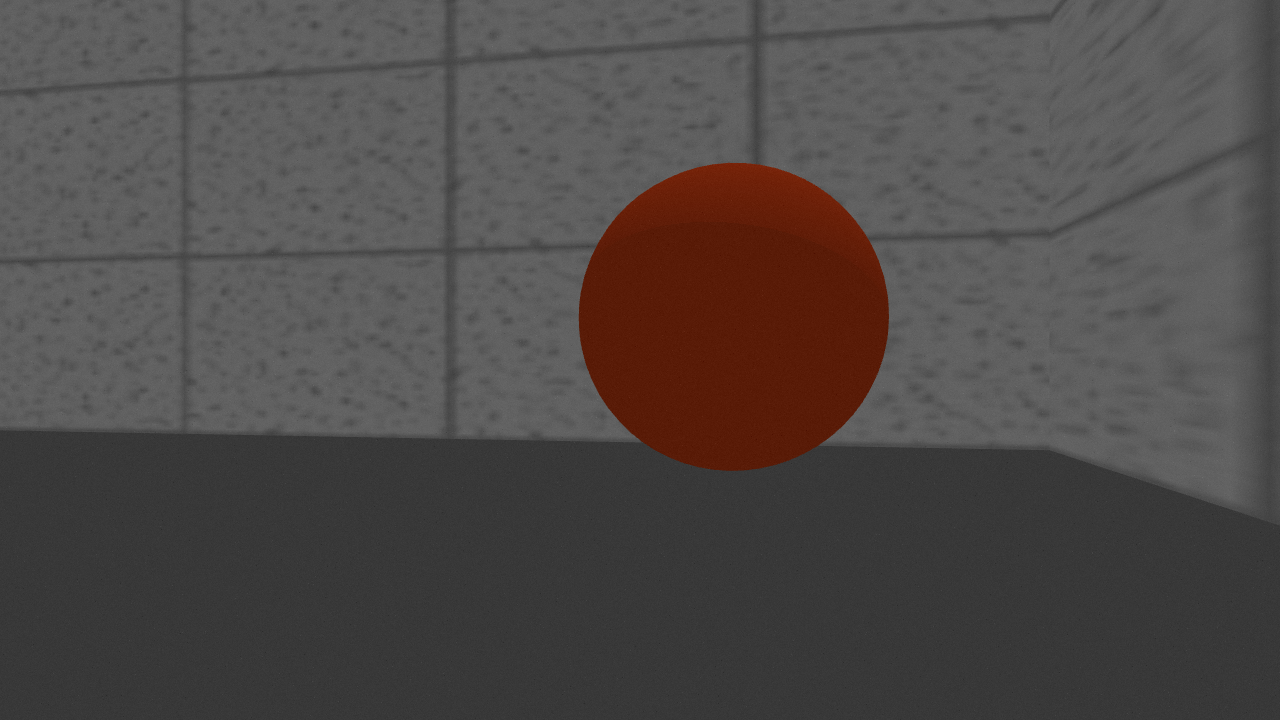
#> input picture catkin_ws/src/mbot_vision/scripts/image.png, 1280 x 720 px
$ python hsv_test.py
#> lines starting #> are read from the running program, lines starting #| are printed output that depends on the picture
#!/usr/bin/env python
# coding=utf-8
'''
Author       : Jingsheng Lyu
Date         : 2021-05-29 14:50:43
LastEditors  : Jingsheng Lyu
LastEditTime : 2021-09-25 17:47:57
FilePath     : /undefined/home/jingsheng/catkin_ws/src/mbot_vision/scripts/hsv_test.py
Github       : https://github.com/jingshenglyu
Web          : https://jingshenglyu.github.io/
E-Mail       : jingshenglyu@gmail.com
'''
# -*- coding:utf-8 -*-

import cv2

img = cv2.imread('image.png')
#> img is the input picture: shape (720, 1280, 3); mean B, G, R 72, 73.7, 78.9
gray = cv2.cvtColor(img, cv2.COLOR_BGR2GRAY)
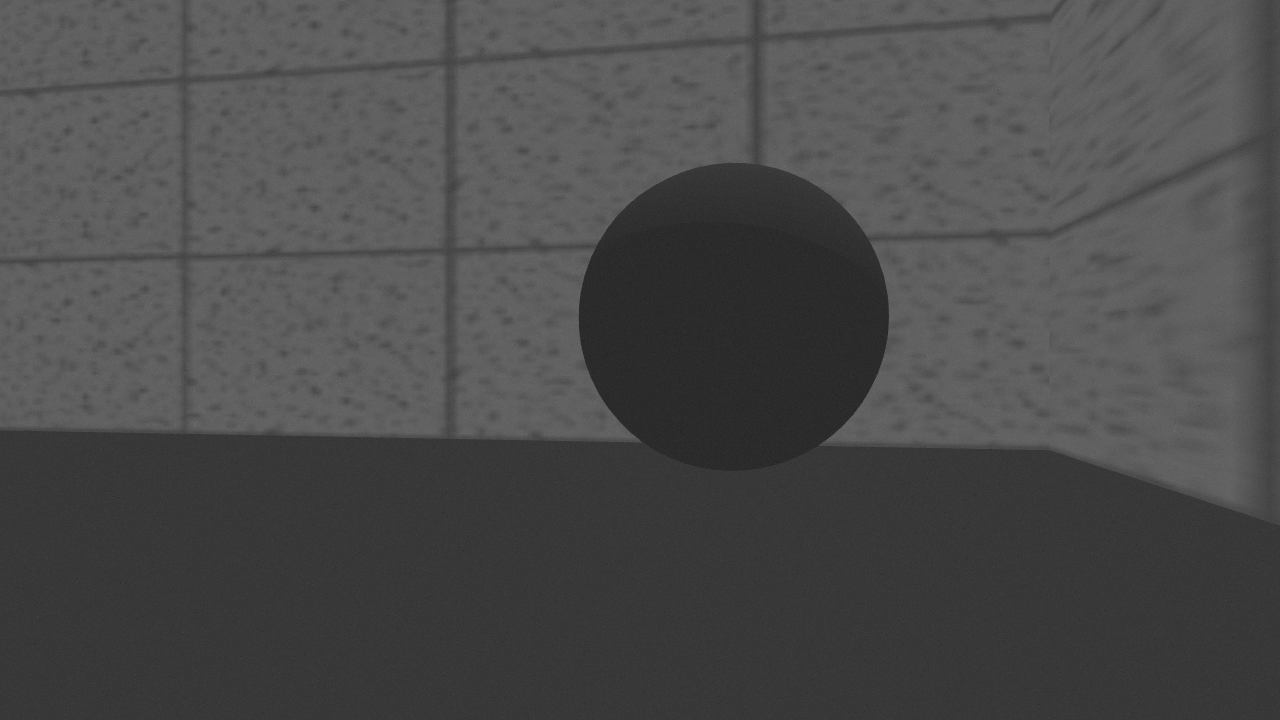
#> gray: shape (720, 1280); min 31, max 112, mean 75
hsv = cv2.cvtColor(img, cv2.COLOR_BGR2HSV)
#> hsv: shape (720, 1280, 3); mean H, S, V 0.6, 19.1, 78.9


def mouse_click(event, x, y, flags, para):
    if event == cv2.EVENT_LBUTTONDOWN:  # Left mouse click
        #print('PIX:', x, y)
        print("BGR:", img[y, x])
        #print("GRAY:", gray[y, x])
        #print("HSV:", hsv[y, x])


if __name__ == '__main__':
    cv2.namedWindow("img")
    cv2.setMouseCallback("img", mouse_click)
    while True:
        cv2.imshow('img', img)
        if cv2.waitKey() == ord('q'):
#> (key q is pressed here)
            break
    cv2.destroyAllWindows()
